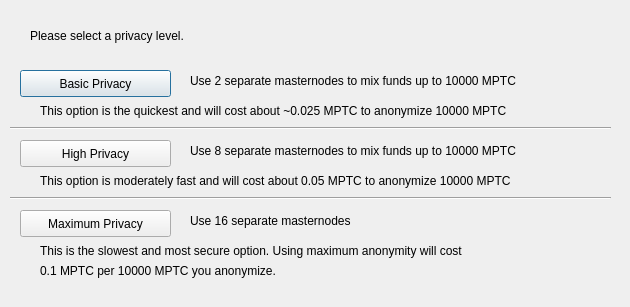
<?xml version="1.0" encoding="UTF-8"?>
<ui version="4.0">
 <class>ObfuscationConfig</class>
 <widget class="QDialog" name="ObfuscationConfig">
  <property name="geometry">
   <rect>
    <x>0</x>
    <y>0</y>
    <width>630</width>
    <height>307</height>
   </rect>
  </property>
  <property name="windowTitle">
   <string>Configure Obfuscation</string>
  </property>
  <widget class="QPushButton" name="buttonBasic">
   <property name="geometry">
    <rect>
     <x>20</x>
     <y>70</y>
     <width>151</width>
     <height>27</height>
    </rect>
   </property>
   <property name="text">
    <string>Basic Privacy</string>
   </property>
  </widget>
  <widget class="QPushButton" name="buttonHigh">
   <property name="geometry">
    <rect>
     <x>20</x>
     <y>140</y>
     <width>151</width>
     <height>27</height>
    </rect>
   </property>
   <property name="text">
    <string>High Privacy</string>
   </property>
  </widget>
  <widget class="QPushButton" name="buttonMax">
   <property name="geometry">
    <rect>
     <x>20</x>
     <y>210</y>
     <width>151</width>
     <height>27</height>
    </rect>
   </property>
   <property name="text">
    <string>Maximum Privacy</string>
   </property>
  </widget>
  <widget class="QLabel" name="label">
   <property name="geometry">
    <rect>
     <x>30</x>
     <y>20</y>
     <width>571</width>
     <height>31</height>
    </rect>
   </property>
   <property name="text">
    <string>Please select a privacy level.</string>
   </property>
  </widget>
  <widget class="QLabel" name="label_2">
   <property name="geometry">
    <rect>
     <x>190</x>
     <y>70</y>
     <width>421</width>
     <height>21</height>
    </rect>
   </property>
   <property name="text">
    <string>Use 2 separate masternodes to mix funds up to 10000 MPTC</string>
   </property>
  </widget>
  <widget class="QLabel" name="label_3">
   <property name="geometry">
    <rect>
     <x>190</x>
     <y>140</y>
     <width>411</width>
     <height>21</height>
    </rect>
   </property>
   <property name="text">
    <string>Use 8 separate masternodes to mix funds up to 10000 MPTC</string>
   </property>
  </widget>
  <widget class="QLabel" name="label_4">
   <property name="geometry">
    <rect>
     <x>190</x>
     <y>210</y>
     <width>421</width>
     <height>21</height>
    </rect>
   </property>
   <property name="text">
    <string>Use 16 separate masternodes</string>
   </property>
  </widget>
  <widget class="QLabel" name="label_6">
   <property name="geometry">
    <rect>
     <x>40</x>
     <y>100</y>
     <width>561</width>
     <height>21</height>
    </rect>
   </property>
   <property name="text">
    <string>This option is the quickest and will cost about ~0.025 MPTC to anonymize 10000 MPTC</string>
   </property>
  </widget>
  <widget class="QLabel" name="label_7">
   <property name="geometry">
    <rect>
     <x>40</x>
     <y>170</y>
     <width>561</width>
     <height>21</height>
    </rect>
   </property>
   <property name="text">
    <string>This option is moderately fast and will cost about 0.05 MPTC to anonymize 10000 MPTC</string>
   </property>
  </widget>
  <widget class="QLabel" name="label_8">
   <property name="geometry">
    <rect>
     <x>40</x>
     <y>240</y>
     <width>561</width>
     <height>21</height>
    </rect>
   </property>
   <property name="text">
    <string>This is the slowest and most secure option. Using maximum anonymity will cost</string>
   </property>
  </widget>
  <widget class="QLabel" name="label_9">
   <property name="geometry">
    <rect>
     <x>40</x>
     <y>260</y>
     <width>561</width>
     <height>21</height>
    </rect>
   </property>
   <property name="text">
    <string>0.1 MPTC per 10000 MPTC you anonymize.</string>
   </property>
  </widget>
  <widget class="Line" name="line">
   <property name="geometry">
    <rect>
     <x>10</x>
     <y>120</y>
     <width>601</width>
     <height>16</height>
    </rect>
   </property>
   <property name="orientation">
    <enum>Qt::Horizontal</enum>
   </property>
  </widget>
  <widget class="Line" name="line_2">
   <property name="geometry">
    <rect>
     <x>10</x>
     <y>190</y>
     <width>601</width>
     <height>16</height>
    </rect>
   </property>
   <property name="orientation">
    <enum>Qt::Horizontal</enum>
   </property>
  </widget>
 </widget>
 <resources/>
 <connections/>
</ui>
